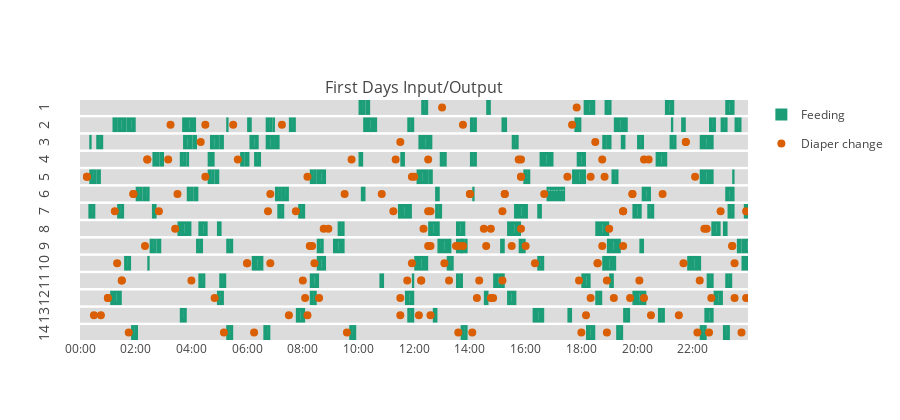

The notebook cell saved with this chart:
### Code cell
iplot(simp_plot(14))

### Figure 1 — Plotly figure (JSON) as saved in the notebook; plotly's stock layout.template omitted (floating-point values rounded to 4 significant figures)
{"data": [{"hoverinfo": "text", "legendgroup": "Feeding", "marker": {"color": "rgb(27,158,119)"}, "name": "Feeding", "offset": 0, "showlegend": true, "text": ["15 min at 10:00", "10 min at 10:15", "15 min at 12:15", "10 min at 14:35", "25 min at 18:05", "15 min at 18:50", "20 min at 21:00", "20 min at 23:10"], "type": "bar", "uid": "40a13e7c-8074-4e29-92d4-5b156e2a2ba3", "width": [900000, 600000, 900000, 600000, 1500000, 900000, 1200000, 1200000], "x": ["2019-01-01 10:00:00", "2019-01-01 10:15:00", "2019-01-01 12:15:00", "2019-01-01 14:35:00", "2019-01-01 18:05:00", "2019-01-01 18:50:00", "2019-01-01 21:00:00", "2019-01-01 23:10:00"], "xaxis": "x", "y": [1, 1, 1, 1, 1, 1, 1, 1], "yaxis": "y"}, {"hoverinfo": "text", "legendgroup": "Diaper change", "marker": {"color": "rgb(217,95,2)", "size": 8}, "mode": "markers", "name": "Diaper change", "showlegend": true, "text": ["13:00", "17:50"], "type": "scatter", "uid": "3751a5c5-3e14-41ab-afd0-e05723286810", "x": ["2019-01-01 13:00:00", "2019-01-01 17:50:00"], "xaxis": "x", "y": [0.5, 0.5], "yaxis": "y"}, {"hoverinfo": "text", "legendgroup": "Feeding", "marker": {"color": "rgb(27,158,119)"}, "name": "Feeding", "offset": 0, "showlegend": false, "text": ["10 min at 01:10", "20 min at 01:20", "20 min at 01:40", "30 min at 03:40", "5 min at 05:15", "10 min at 06:00", "15 min at 06:40", "5 min at 06:55", "15 min at 07:30", "30 min at 10:10", "15 min at 11:45", "15 min at 14:00", "12 min at 15:08", "15 min at 17:45", "30 min at 19:10", "5 min at 21:13", "10 min at 21:35", "15 min at 22:35", "15 min at 23:00", "15 min at 23:30"], "type": "bar", "uid": "c2172a1b-50f8-41cc-ad88-81b1d080f6db", "width": [600000, 1200000, 1200000, 1800000, 300000, 600000, 900000, 300000, 900000, 1800000, 900000, 900000, 720000, 900000, 1800000, 300000, 600000, 900000, 900000, 900000], "x": ["2019-01-01 01:10:00", "2019-01-01 01:20:00", "2019-01-01 01:40:00", "2019-01-01 03:40:00", "2019-01-01 05:15:00", "2019-01-01 06:00:00", "2019-01-01 06:40:00", "2019-01-01 06:55:00", "2019-01-01 07:30:00", "2019-01-01 10:10:00", "2019-01-01 11:45:00", "2019-01-01 14:00:00", "2019-01-01 15:08:00", "2019-01-01 17:45:00", "2019-01-01 19:10:00", "2019-01-01 21:13:00", "2019-01-01 21:35:00", "2019-01-01 22:35:00", "2019-01-01 23:00:00", "2019-01-01 23:30:00"], "xaxis": "x", "y": [1, 1, 1, 1, 1, 1, 1, 1, 1, 1, 1, 1, 1, 1, 1, 1, 1, 1, 1, 1], "yaxis": "y2"}, {"hoverinfo": "text", "legendgroup": "Diaper change", "marker": {"color": "rgb(217,95,2)", "size": 8}, "mode": "markers", "name": "Diaper change", "showlegend": false, "text": ["03:15", "04:30", "05:30", "07:15", "13:45", "17:40"], "type": "scatter", "uid": "48a6c914-7cff-4d44-b072-dfbe9af25859", "x": ["2019-01-01 03:15:00", "2019-01-01 04:30:00", "2019-01-01 05:30:00", "2019-01-01 07:15:00", "2019-01-01 13:45:00", "2019-01-01 17:40:00"], "xaxis": "x", "y": [0.5, 0.5, 0.5, 0.5, 0.5, 0.5], "yaxis": "y2"}, {"hoverinfo": "text", "legendgroup": "Feeding", "marker": {"color": "rgb(27,158,119)"}, "name": "Feeding", "offset": 0, "showlegend": false, "text": ["5 min at 00:20", "15 min at 00:35", "20 min at 03:42", "10 min at 04:02", "20 min at 04:40", "10 min at 05:00", "20 min at 06:05", "20 min at 06:40", "10 min at 07:00", "30 min at 12:09", "15 min at 15:30", "10 min at 18:45", "10 min at 18:55", "10 min at 19:25", "15 min at 20:00", "15 min at 21:10", "30 min at 22:15"], "type": "bar", "uid": "3e213e7e-4cad-4226-9ea4-7a9fea822f71", "width": [300000, 900000, 1200000, 600000, 1200000, 600000, 1200000, 1200000, 600000, 1800000, 900000, 600000, 600000, 600000, 900000, 900000, 1800000], "x": ["2019-01-01 00:20:00", "2019-01-01 00:35:00", "2019-01-01 03:42:00", "2019-01-01 04:02:00", "2019-01-01 04:40:00", "2019-01-01 05:00:00", "2019-01-01 06:05:00", "2019-01-01 06:40:00", "2019-01-01 07:00:00", "2019-01-01 12:09:00", "2019-01-01 15:30:00", "2019-01-01 18:45:00", "2019-01-01 18:55:00", "2019-01-01 19:25:00", "2019-01-01 20:00:00", "2019-01-01 21:10:00", "2019-01-01 22:15:00"], "xaxis": "x", "y": [1, 1, 1, 1, 1, 1, 1, 1, 1, 1, 1, 1, 1, 1, 1, 1, 1], "yaxis": "y3"}, {"hoverinfo": "text", "legendgroup": "Diaper change", "marker": {"color": "rgb(217,95,2)", "size": 8}, "mode": "markers", "name": "Diaper change", "showlegend": false, "text": ["04:20", "11:30", "18:30", "21:45", "21:45"], "type": "scatter", "uid": "50260ef8-a615-4489-b3bc-9f629f8a496b", "x": ["2019-01-01 04:20:00", "2019-01-01 11:30:00", "2019-01-01 18:30:00", "2019-01-01 21:45:00", "2019-01-01 21:45:00"], "xaxis": "x", "y": [0.5, 0.5, 0.5, 0.5, 0.5], "yaxis": "y3"}, {"hoverinfo": "text", "legendgroup": "Feeding", "marker": {"color": "rgb(27,158,119)"}, "name": "Feeding", "offset": 0, "showlegend": false, "text": ["15 min at 02:36", "10 min at 02:51", "15 min at 03:35", "5 min at 03:50", "5 min at 04:35", "10 min at 04:40", "10 min at 05:45", "10 min at 05:55", "15 min at 06:15", "10 min at 10:00", "10 min at 11:30", "15 min at 12:55", "15 min at 14:00", "30 min at 16:30", "20 min at 17:50", "25 min at 20:40"], "type": "bar", "uid": "a729aa4d-b3c6-486d-9ae3-7f2ac3574dd6", "width": [900000, 600000, 900000, 300000, 300000, 600000, 600000, 600000, 900000, 600000, 600000, 900000, 900000, 1800000, 1200000, 1500000], "x": ["2019-01-01 02:36:00", "2019-01-01 02:51:00", "2019-01-01 03:35:00", "2019-01-01 03:50:00", "2019-01-01 04:35:00", "2019-01-01 04:40:00", "2019-01-01 05:45:00", "2019-01-01 05:55:00", "2019-01-01 06:15:00", "2019-01-01 10:00:00", "2019-01-01 11:30:00", "2019-01-01 12:55:00", "2019-01-01 14:00:00", "2019-01-01 16:30:00", "2019-01-01 17:50:00", "2019-01-01 20:40:00"], "xaxis": "x", "y": [1, 1, 1, 1, 1, 1, 1, 1, 1, 1, 1, 1, 1, 1, 1, 1], "yaxis": "y4"}, {"hoverinfo": "text", "legendgroup": "Diaper change", "marker": {"color": "rgb(217,95,2)", "size": 8}, "mode": "markers", "name": "Diaper change", "showlegend": false, "text": ["02:25", "02:25", "03:10", "05:40", "09:45", "11:20", "12:30", "15:45", "15:50", "18:45", "20:15", "20:25"], "type": "scatter", "uid": "7693b336-480d-4357-a306-d5bf93237659", "x": ["2019-01-01 02:25:00", "2019-01-01 02:25:00", "2019-01-01 03:10:00", "2019-01-01 05:40:00", "2019-01-01 09:45:00", "2019-01-01 11:20:00", "2019-01-01 12:30:00", "2019-01-01 15:45:00", "2019-01-01 15:50:00", "2019-01-01 18:45:00", "2019-01-01 20:15:00", "2019-01-01 20:25:00"], "xaxis": "x", "y": [0.5, 0.5, 0.5, 0.5, 0.5, 0.5, 0.5, 0.5, 0.5, 0.5, 0.5, 0.5], "yaxis": "y4"}, {"hoverinfo": "text", "legendgroup": "Feeding", "marker": {"color": "rgb(27,158,119)"}, "name": "Feeding", "offset": 0, "showlegend": false, "text": ["15 min at 00:20", "10 min at 00:35", "15 min at 04:35", "10 min at 04:50", "15 min at 08:15", "20 min at 08:30", "25 min at 12:05", "10 min at 12:30", "15 min at 15:55", "30 min at 17:40", "15 min at 19:05", "30 min at 22:15", "5 min at 23:25"], "type": "bar", "uid": "01ee06bb-56d9-4696-8aed-4cdb31707732", "width": [900000, 600000, 900000, 600000, 900000, 1200000, 1500000, 600000, 900000, 1800000, 900000, 1800000, 300000], "x": ["2019-01-01 00:20:00", "2019-01-01 00:35:00", "2019-01-01 04:35:00", "2019-01-01 04:50:00", "2019-01-01 08:15:00", "2019-01-01 08:30:00", "2019-01-01 12:05:00", "2019-01-01 12:30:00", "2019-01-01 15:55:00", "2019-01-01 17:40:00", "2019-01-01 19:05:00", "2019-01-01 22:15:00", "2019-01-01 23:25:00"], "xaxis": "x", "y": [1, 1, 1, 1, 1, 1, 1, 1, 1, 1, 1, 1, 1], "yaxis": "y5"}, {"hoverinfo": "text", "legendgroup": "Diaper change", "marker": {"color": "rgb(217,95,2)", "size": 8}, "mode": "markers", "name": "Diaper change", "showlegend": false, "text": ["00:15", "00:15", "04:30", "08:10", "11:55", "12:00", "15:50", "15:50", "17:30", "18:20", "18:50", "22:05"], "type": "scatter", "uid": "819a5dec-b528-490c-a935-5a13f5943311", "x": ["2019-01-01 00:15:00", "2019-01-01 00:15:00", "2019-01-01 04:30:00", "2019-01-01 08:10:00", "2019-01-01 11:55:00", "2019-01-01 12:00:00", "2019-01-01 15:50:00", "2019-01-01 15:50:00", "2019-01-01 17:30:00", "2019-01-01 18:20:00", "2019-01-01 18:50:00", "2019-01-01 22:05:00"], "xaxis": "x", "y": [0.5, 0.5, 0.5, 0.5, 0.5, 0.5, 0.5, 0.5, 0.5, 0.5, 0.5, 0.5], "yaxis": "y5"}, {"hoverinfo": "text", "legendgroup": "Feeding", "marker": {"color": "rgb(27,158,119)"}, "name": "Feeding", "offset": 0, "showlegend": false, "text": ["15 min at 02:00", "15 min at 02:15", "15 min at 03:50", "10 min at 04:05", "15 min at 07:00", "15 min at 07:15", "10 min at 10:05", "10 min at 12:45", "5 min at 14:05", "40 min at 16:45", "20 min at 20:10", "20 min at 23:10"], "type": "bar", "uid": "ecb71b7c-8e58-433d-a915-d4fb7dfc5136", "width": [900000, 900000, 900000, 600000, 900000, 900000, 600000, 600000, 300000, 2400000, 1200000, 1200000], "x": ["2019-01-01 02:00:00", "2019-01-01 02:15:00", "2019-01-01 03:50:00", "2019-01-01 04:05:00", "2019-01-01 07:00:00", "2019-01-01 07:15:00", "2019-01-01 10:05:00", "2019-01-01 12:45:00", "2019-01-01 14:05:00", "2019-01-01 16:45:00", "2019-01-01 20:10:00", "2019-01-01 23:10:00"], "xaxis": "x", "y": [1, 1, 1, 1, 1, 1, 1, 1, 1, 1, 1, 1], "yaxis": "y6"}, {"hoverinfo": "text", "legendgroup": "Diaper change", "marker": {"color": "rgb(217,95,2)", "size": 8}, "mode": "markers", "name": "Diaper change", "showlegend": false, "text": ["01:55", "01:55", "03:30", "06:50", "09:30", "10:50", "14:00", "14:00", "15:15", "15:15", "16:40", "19:50", "19:50", "20:55"], "type": "scatter", "uid": "f1ece2a8-3de2-4d03-b23f-eafa98ce32aa", "x": ["2019-01-01 01:55:00", "2019-01-01 01:55:00", "2019-01-01 03:30:00", "2019-01-01 06:50:00", "2019-01-01 09:30:00", "2019-01-01 10:50:00", "2019-01-01 14:00:00", "2019-01-01 14:00:00", "2019-01-01 15:15:00", "2019-01-01 15:15:00", "2019-01-01 16:40:00", "2019-01-01 19:50:00", "2019-01-01 19:50:00", "2019-01-01 20:55:00"], "xaxis": "x", "y": [0.5, 0.5, 0.5, 0.5, 0.5, 0.5, 0.5, 0.5, 0.5, 0.5, 0.5, 0.5, 0.5, 0.5], "yaxis": "y6"}, {"hoverinfo": "text", "legendgroup": "Feeding", "marker": {"color": "rgb(27,158,119)"}, "name": "Feeding", "offset": 0, "showlegend": false, "text": ["15 min at 00:18", "15 min at 01:20", "10 min at 02:35", "15 min at 07:05", "15 min at 07:50", "30 min at 11:25", "15 min at 12:45", "30 min at 15:35", "10 min at 16:25", "20 min at 19:50", "15 min at 20:22", "15 min at 23:15", "10 min at 23:50"], "type": "bar", "uid": "2117a725-b986-482c-bcdf-019ddfb7e265", "width": [900000, 900000, 600000, 900000, 900000, 1800000, 900000, 1800000, 600000, 1200000, 900000, 900000, 600000], "x": ["2019-01-01 00:18:00", "2019-01-01 01:20:00", "2019-01-01 02:35:00", "2019-01-01 07:05:00", "2019-01-01 07:50:00", "2019-01-01 11:25:00", "2019-01-01 12:45:00", "2019-01-01 15:35:00", "2019-01-01 16:25:00", "2019-01-01 19:50:00", "2019-01-01 20:22:00", "2019-01-01 23:15:00", "2019-01-01 23:50:00"], "xaxis": "x", "y": [1, 1, 1, 1, 1, 1, 1, 1, 1, 1, 1, 1, 1], "yaxis": "y7"}, {"hoverinfo": "text", "legendgroup": "Diaper change", "marker": {"color": "rgb(217,95,2)", "size": 8}, "mode": "markers", "name": "Diaper change", "showlegend": false, "text": ["01:15", "02:50", "06:45", "07:45", "11:15", "12:30", "12:35", "15:10", "19:30", "19:30", "23:00", "23:55"], "type": "scatter", "uid": "e9a6673a-ac75-43d7-91a8-6744e10cb953", "x": ["2019-01-01 01:15:00", "2019-01-01 02:50:00", "2019-01-01 06:45:00", "2019-01-01 07:45:00", "2019-01-01 11:15:00", "2019-01-01 12:30:00", "2019-01-01 12:35:00", "2019-01-01 15:10:00", "2019-01-01 19:30:00", "2019-01-01 19:30:00", "2019-01-01 23:00:00", "2019-01-01 23:55:00"], "xaxis": "x", "y": [0.5, 0.5, 0.5, 0.5, 0.5, 0.5, 0.5, 0.5, 0.5, 0.5, 0.5, 0.5], "yaxis": "y7"}, {"hoverinfo": "text", "legendgroup": "Feeding", "marker": {"color": "rgb(27,158,119)"}, "name": "Feeding", "offset": 0, "showlegend": false, "text": ["30 min at 03:30", "20 min at 04:15", "10 min at 04:55", "15 min at 09:15", "25 min at 12:30", "20 min at 13:30", "30 min at 15:20", "30 min at 18:30", "20 min at 22:40", "10 min at 23:05"], "type": "bar", "uid": "43c1f0fd-7c98-4ef0-acf7-8d42557d6361", "width": [1800000, 1200000, 600000, 900000, 1500000, 1200000, 1800000, 1800000, 1200000, 600000], "x": ["2019-01-01 03:30:00", "2019-01-01 04:15:00", "2019-01-01 04:55:00", "2019-01-01 09:15:00", "2019-01-01 12:30:00", "2019-01-01 13:30:00", "2019-01-01 15:20:00", "2019-01-01 18:30:00", "2019-01-01 22:40:00", "2019-01-01 23:05:00"], "xaxis": "x", "y": [1, 1, 1, 1, 1, 1, 1, 1, 1, 1], "yaxis": "y8"}, {"hoverinfo": "text", "legendgroup": "Diaper change", "marker": {"color": "rgb(217,95,2)", "size": 8}, "mode": "markers", "name": "Diaper change", "showlegend": false, "text": ["03:25", "08:45", "08:55", "12:20", "14:30", "14:45", "15:50", "19:00", "22:25", "22:30"], "type": "scatter", "uid": "97f627c5-d613-4f13-9feb-83673194e159", "x": ["2019-01-01 03:25:00", "2019-01-01 08:45:00", "2019-01-01 08:55:00", "2019-01-01 12:20:00", "2019-01-01 14:30:00", "2019-01-01 14:45:00", "2019-01-01 15:50:00", "2019-01-01 19:00:00", "2019-01-01 22:25:00", "2019-01-01 22:30:00"], "xaxis": "x", "y": [0.5, 0.5, 0.5, 0.5, 0.5, 0.5, 0.5, 0.5, 0.5, 0.5], "yaxis": "y8"}, {"hoverinfo": "text", "legendgroup": "Feeding", "marker": {"color": "rgb(27,158,119)"}, "name": "Feeding", "offset": 0, "showlegend": false, "text": ["15 min at 02:30", "10 min at 02:45", "15 min at 04:10", "15 min at 05:15", "15 min at 08:30", "25 min at 09:05", "30 min at 12:50", "15 min at 13:30", "15 min at 13:40", "10 min at 15:05", "15 min at 15:45", "30 min at 18:55", "10 min at 20:05", "10 min at 23:35", "25 min at 23:45"], "type": "bar", "uid": "e3ac1ab5-654b-482f-8c9e-f53a814eeea4", "width": [900000, 600000, 900000, 900000, 900000, 1500000, 1800000, 900000, 900000, 600000, 900000, 1800000, 600000, 600000, 1500000], "x": ["2019-01-01 02:30:00", "2019-01-01 02:45:00", "2019-01-01 04:10:00", "2019-01-01 05:15:00", "2019-01-01 08:30:00", "2019-01-01 09:05:00", "2019-01-01 12:50:00", "2019-01-01 13:30:00", "2019-01-01 13:40:00", "2019-01-01 15:05:00", "2019-01-01 15:45:00", "2019-01-01 18:55:00", "2019-01-01 20:05:00", "2019-01-01 23:35:00", "2019-01-01 23:45:00"], "xaxis": "x", "y": [1, 1, 1, 1, 1, 1, 1, 1, 1, 1, 1, 1, 1, 1, 1], "yaxis": "y9"}, {"hoverinfo": "text", "legendgroup": "Diaper change", "marker": {"color": "rgb(217,95,2)", "size": 8}, "mode": "markers", "name": "Diaper change", "showlegend": false, "text": ["02:20", "08:15", "08:20", "12:30", "12:35", "13:30", "13:35", "13:30", "14:35", "15:30", "16:00", "18:45", "19:30", "23:25", "23:25"], "type": "scatter", "uid": "7974cdc1-b82a-422a-b745-d9b198f66329", "x": ["2019-01-01 02:20:00", "2019-01-01 08:15:00", "2019-01-01 08:20:00", "2019-01-01 12:30:00", "2019-01-01 12:35:00", "2019-01-01 13:30:00", "2019-01-01 13:35:00", "2019-01-01 13:45:00", "2019-01-01 14:35:00", "2019-01-01 15:30:00", "2019-01-01 16:00:00", "2019-01-01 18:45:00", "2019-01-01 19:30:00", "2019-01-01 23:25:00", "2019-01-01 23:25:00"], "xaxis": "x", "y": [0.5, 0.5, 0.5, 0.5, 0.5, 0.5, 0.5, 0.5, 0.5, 0.5, 0.5, 0.5, 0.5, 0.5, 0.5], "yaxis": "y9"}, {"hoverinfo": "text", "legendgroup": "Feeding", "marker": {"color": "rgb(27,158,119)"}, "name": "Feeding", "offset": 0, "showlegend": false, "text": ["15 min at 01:35", "5 min at 02:25", "25 min at 06:10", "20 min at 08:30", "30 min at 12:00", "15 min at 13:10", "15 min at 16:25", "30 min at 18:45", "30 min at 21:48", "30 min at 23:45"], "type": "bar", "uid": "97d98ecf-5434-44fd-9435-901617748953", "width": [900000, 300000, 1500000, 1200000, 1800000, 900000, 900000, 1800000, 1800000, 1800000], "x": ["2019-01-01 01:35:00", "2019-01-01 02:25:00", "2019-01-01 06:10:00", "2019-01-01 08:30:00", "2019-01-01 12:00:00", "2019-01-01 13:10:00", "2019-01-01 16:25:00", "2019-01-01 18:45:00", "2019-01-01 21:48:00", "2019-01-01 23:45:00"], "xaxis": "x", "y": [1, 1, 1, 1, 1, 1, 1, 1, 1, 1], "yaxis": "y10"}, {"hoverinfo": "text", "legendgroup": "Diaper change", "marker": {"color": "rgb(217,95,2)", "size": 8}, "mode": "markers", "name": "Diaper change", "showlegend": false, "text": ["01:20", "06:00", "06:00", "06:50", "08:25", "11:55", "13:05", "16:20", "18:35", "18:35", "21:40", "23:30"], "type": "scatter", "uid": "1c4056de-0c2c-4c26-9ff8-d76f5e226e4b", "x": ["2019-01-01 01:20:00", "2019-01-01 06:00:00", "2019-01-01 06:00:00", "2019-01-01 06:50:00", "2019-01-01 08:25:00", "2019-01-01 11:55:00", "2019-01-01 13:05:00", "2019-01-01 16:20:00", "2019-01-01 18:35:00", "2019-01-01 18:35:00", "2019-01-01 21:40:00", "2019-01-01 23:30:00"], "xaxis": "x", "y": [0.5, 0.5, 0.5, 0.5, 0.5, 0.5, 0.5, 0.5, 0.5, 0.5, 0.5, 0.5], "yaxis": "y10"}, {"hoverinfo": "text", "legendgroup": "Feeding", "marker": {"color": "rgb(27,158,119)"}, "name": "Feeding", "offset": 0, "showlegend": false, "text": ["15 min at 04:15", "15 min at 05:00", "20 min at 08:15", "10 min at 10:45", "5 min at 11:55", "15 min at 13:30", "25 min at 14:50", "20 min at 18:00", "10 min at 19:00", "15 min at 22:30", "15 min at 23:10"], "type": "bar", "uid": "043358b7-64a1-41c3-821f-4aa4fdf61957", "width": [900000, 900000, 1200000, 600000, 300000, 900000, 1500000, 1200000, 600000, 900000, 900000], "x": ["2019-01-01 04:15:00", "2019-01-01 05:00:00", "2019-01-01 08:15:00", "2019-01-01 10:45:00", "2019-01-01 11:55:00", "2019-01-01 13:30:00", "2019-01-01 14:50:00", "2019-01-01 18:00:00", "2019-01-01 19:00:00", "2019-01-01 22:30:00", "2019-01-01 23:10:00"], "xaxis": "x", "y": [1, 1, 1, 1, 1, 1, 1, 1, 1, 1, 1], "yaxis": "y11"}, {"hoverinfo": "text", "legendgroup": "Diaper change", "marker": {"color": "rgb(217,95,2)", "size": 8}, "mode": "markers", "name": "Diaper change", "showlegend": false, "text": ["01:30", "01:30", "04:00", "08:00", "11:45", "12:15", "12:15", "13:15", "14:20", "15:10", "17:55", "18:55", "20:05", "22:15"], "type": "scatter", "uid": "7aec3e51-1b26-451a-8a23-df888a27fdd4", "x": ["2019-01-01 01:30:00", "2019-01-01 01:30:00", "2019-01-01 04:00:00", "2019-01-01 08:00:00", "2019-01-01 11:45:00", "2019-01-01 12:15:00", "2019-01-01 12:15:00", "2019-01-01 13:15:00", "2019-01-01 14:20:00", "2019-01-01 15:10:00", "2019-01-01 17:55:00", "2019-01-01 18:55:00", "2019-01-01 20:05:00", "2019-01-01 22:15:00"], "xaxis": "x", "y": [0.5, 0.5, 0.5, 0.5, 0.5, 0.5, 0.5, 0.5, 0.5, 0.5, 0.5, 0.5, 0.5, 0.5], "yaxis": "y11"}, {"hoverinfo": "text", "legendgroup": "Feeding", "marker": {"color": "rgb(27,158,119)"}, "name": "Feeding", "offset": 0, "showlegend": false, "text": ["25 min at 01:05", "15 min at 04:55", "15 min at 08:15", "20 min at 11:40", "10 min at 14:30", "20 min at 15:20", "15 min at 18:30", "30 min at 19:50", "20 min at 22:45"], "type": "bar", "uid": "66b83fec-b7b0-45a4-89ba-383e8f074071", "width": [1500000, 900000, 900000, 1200000, 600000, 1200000, 900000, 1800000, 1200000], "x": ["2019-01-01 01:05:00", "2019-01-01 04:55:00", "2019-01-01 08:15:00", "2019-01-01 11:40:00", "2019-01-01 14:30:00", "2019-01-01 15:20:00", "2019-01-01 18:30:00", "2019-01-01 19:50:00", "2019-01-01 22:45:00"], "xaxis": "x", "y": [1, 1, 1, 1, 1, 1, 1, 1, 1], "yaxis": "y12"}, {"hoverinfo": "text", "legendgroup": "Diaper change", "marker": {"color": "rgb(217,95,2)", "size": 8}, "mode": "markers", "name": "Diaper change", "showlegend": false, "text": ["01:00", "01:00", "04:50", "08:05", "08:35", "11:30", "14:15", "14:45", "14:50", "18:20", "19:10", "19:45", "20:15", "22:40", "23:30", "23:55"], "type": "scatter", "uid": "fcd54c4e-fae1-4f32-9a74-d9a94acc8900", "x": ["2019-01-01 01:00:00", "2019-01-01 01:00:00", "2019-01-01 04:50:00", "2019-01-01 08:05:00", "2019-01-01 08:35:00", "2019-01-01 11:30:00", "2019-01-01 14:15:00", "2019-01-01 14:45:00", "2019-01-01 14:50:00", "2019-01-01 18:20:00", "2019-01-01 19:10:00", "2019-01-01 19:45:00", "2019-01-01 20:15:00", "2019-01-01 22:40:00", "2019-01-01 23:30:00", "2019-01-01 23:55:00"], "xaxis": "x", "y": [0.5, 0.5, 0.5, 0.5, 0.5, 0.5, 0.5, 0.5, 0.5, 0.5, 0.5, 0.5, 0.5, 0.5, 0.5, 0.5], "yaxis": "y12"}, {"hoverinfo": "text", "legendgroup": "Feeding", "marker": {"color": "rgb(27,158,119)"}, "name": "Feeding", "offset": 0, "showlegend": false, "text": ["15 min at 03:35", "20 min at 07:45", "15 min at 11:45", "10 min at 12:40", "25 min at 16:15", "10 min at 17:30", "15 min at 19:30", "15 min at 20:45", "20 min at 22:25"], "type": "bar", "uid": "ed14bad4-a30b-4074-b17d-fe3310abf0a8", "width": [900000, 1200000, 900000, 600000, 1500000, 600000, 900000, 900000, 1200000], "x": ["2019-01-01 03:35:00", "2019-01-01 07:45:00", "2019-01-01 11:45:00", "2019-01-01 12:40:00", "2019-01-01 16:15:00", "2019-01-01 17:30:00", "2019-01-01 19:30:00", "2019-01-01 20:45:00", "2019-01-01 22:25:00"], "xaxis": "x", "y": [1, 1, 1, 1, 1, 1, 1, 1, 1], "yaxis": "y13"}, {"hoverinfo": "text", "legendgroup": "Diaper change", "marker": {"color": "rgb(217,95,2)", "size": 8}, "mode": "markers", "name": "Diaper change", "showlegend": false, "text": ["00:30", "00:45", "07:30", "08:10", "11:30", "12:10", "12:35", "18:10", "20:30", "21:30"], "type": "scatter", "uid": "2498d697-8537-4e31-b3e9-3c60d9e87e1d", "x": ["2019-01-01 00:30:00", "2019-01-01 00:45:00", "2019-01-01 07:30:00", "2019-01-01 08:10:00", "2019-01-01 11:30:00", "2019-01-01 12:10:00", "2019-01-01 12:35:00", "2019-01-01 18:10:00", "2019-01-01 20:30:00", "2019-01-01 21:30:00"], "xaxis": "x", "y": [0.5, 0.5, 0.5, 0.5, 0.5, 0.5, 0.5, 0.5, 0.5, 0.5], "yaxis": "y13"}, {"hoverinfo": "text", "legendgroup": "Feeding", "marker": {"color": "rgb(27,158,119)"}, "name": "Feeding", "offset": 0, "showlegend": false, "text": ["15 min at 01:50", "15 min at 05:15", "15 min at 06:35", "15 min at 09:40", "15 min at 13:40", "20 min at 18:10", "15 min at 19:15", "15 min at 22:15", "15 min at 23:05"], "type": "bar", "uid": "8b4d5365-46cf-48e5-94fa-2b887c375b92", "width": [900000, 900000, 900000, 900000, 900000, 1200000, 900000, 900000, 900000], "x": ["2019-01-01 01:50:00", "2019-01-01 05:15:00", "2019-01-01 06:35:00", "2019-01-01 09:40:00", "2019-01-01 13:40:00", "2019-01-01 18:10:00", "2019-01-01 19:15:00", "2019-01-01 22:15:00", "2019-01-01 23:05:00"], "xaxis": "x", "y": [1, 1, 1, 1, 1, 1, 1, 1, 1], "yaxis": "y14"}, {"hoverinfo": "text", "legendgroup": "Diaper change", "marker": {"color": "rgb(217,95,2)", "size": 8}, "mode": "markers", "name": "Diaper change", "showlegend": false, "text": ["01:45", "05:10", "06:15", "09:35", "13:35", "14:05", "18:00", "18:55", "22:10", "22:35", "23:45"], "type": "scatter", "uid": "c56b6437-ad07-4053-8672-47c6d7eaaf2c", "x": ["2019-01-01 01:45:00", "2019-01-01 05:10:00", "2019-01-01 06:15:00", "2019-01-01 09:35:00", "2019-01-01 13:35:00", "2019-01-01 14:05:00", "2019-01-01 18:00:00", "2019-01-01 18:55:00", "2019-01-01 22:10:00", "2019-01-01 22:35:00", "2019-01-01 23:45:00"], "xaxis": "x", "y": [0.5, 0.5, 0.5, 0.5, 0.5, 0.5, 0.5, 0.5, 0.5, 0.5, 0.5], "yaxis": "y14"}], "layout": {"annotations": [{"font": {"size": 16}, "showarrow": false, "text": "First Days Input/Output", "x": 0.5, "xanchor": "center", "xref": "paper", "y": 1, "yanchor": "bottom", "yref": "paper"}], "height": 420, "hovermode": "closest", "plot_bgcolor": "#DCDCDC", "xaxis": {"anchor": "y14", "domain": [0, 1], "dtick": 7200000, "range": ["2019-01-01", "2019-01-01 23:59:00"], "tick0": "2019-01-01", "tickformat": "%H:%M"}, "yaxis": {"anchor": "free", "domain": [0.9379, 1], "dtick": 1, "position": 0, "range": [0, 1], "showticklabels": false, "tick0": 0, "title": {"text": "1"}, "zeroline": false}, "yaxis10": {"anchor": "free", "domain": [0.2886, 0.3507], "dtick": 1, "position": 0, "range": [0, 1], "showticklabels": false, "tick0": 0, "title": {"text": "10"}, "zeroline": false}, "yaxis11": {"anchor": "free", "domain": [0.2164, 0.2786], "dtick": 1, "position": 0, "range": [0, 1], "showticklabels": false, "tick0": 0, "title": {"text": "11"}, "zeroline": false}, "yaxis12": {"anchor": "free", "domain": [0.1443, 0.2064], "dtick": 1, "position": 0, "range": [0, 1], "showticklabels": false, "tick0": 0, "title": {"text": "12"}, "zeroline": false}, "yaxis13": {"anchor": "free", "domain": [0.07214, 0.1343], "dtick": 1, "position": 0, "range": [0, 1], "showticklabels": false, "tick0": 0, "title": {"text": "13"}, "zeroline": false}, "yaxis14": {"anchor": "x", "domain": [0, 0.06214], "dtick": 1, "range": [0, 1], "showticklabels": false, "tick0": 0, "title": {"text": "14"}, "zeroline": false}, "yaxis2": {"anchor": "free", "domain": [0.8657, 0.9279], "dtick": 1, "position": 0, "range": [0, 1], "showticklabels": false, "tick0": 0, "title": {"text": "2"}, "zeroline": false}, "yaxis3": {"anchor": "free", "domain": [0.7936, 0.8557], "dtick": 1, "position": 0, "range": [0, 1], "showticklabels": false, "tick0": 0, "title": {"text": "3"}, "zeroline": false}, "yaxis4": {"anchor": "free", "domain": [0.7214, 0.7836], "dtick": 1, "position": 0, "range": [0, 1], "showticklabels": false, "tick0": 0, "title": {"text": "4"}, "zeroline": false}, "yaxis5": {"anchor": "free", "domain": [0.6493, 0.7114], "dtick": 1, "position": 0, "range": [0, 1], "showticklabels": false, "tick0": 0, "title": {"text": "5"}, "zeroline": false}, "yaxis6": {"anchor": "free", "domain": [0.5771, 0.6393], "dtick": 1, "position": 0, "range": [0, 1], "showticklabels": false, "tick0": 0, "title": {"text": "6"}, "zeroline": false}, "yaxis7": {"anchor": "free", "domain": [0.505, 0.5671], "dtick": 1, "position": 0, "range": [0, 1], "showticklabels": false, "tick0": 0, "title": {"text": "7"}, "zeroline": false}, "yaxis8": {"anchor": "free", "domain": [0.4329, 0.495], "dtick": 1, "position": 0, "range": [0, 1], "showticklabels": false, "tick0": 0, "title": {"text": "8"}, "zeroline": false}, "yaxis9": {"anchor": "free", "domain": [0.3607, 0.4229], "dtick": 1, "position": 0, "range": [0, 1], "showticklabels": false, "tick0": 0, "title": {"text": "9"}, "zeroline": false}}}
